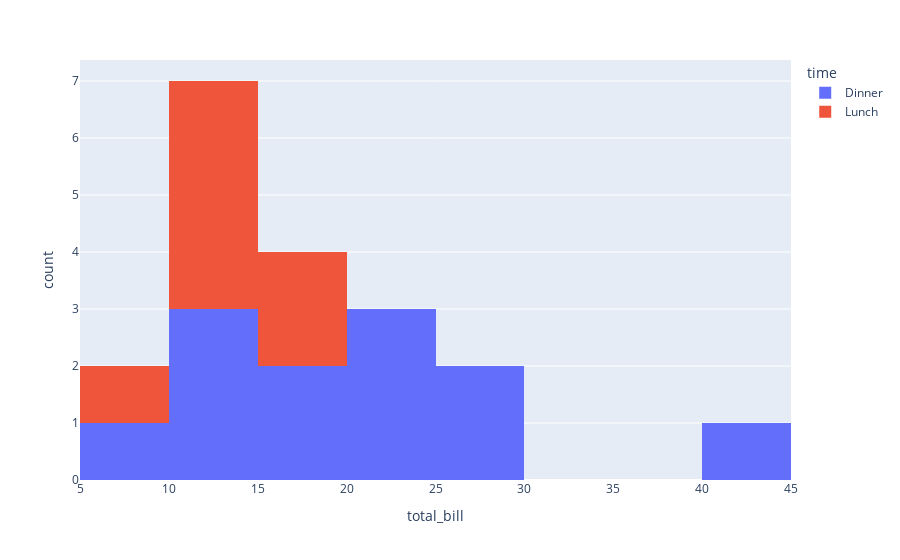

The cell this chart's notebook holds for it:
### Markdown cell above
## What is The Distribution Of Frequency Total Bill at Dinner And Lunch At Friday ? " Tips Plotly Data Set "

### Code cell
# Making The Plot
px.histogram(data1.query('day=="Fri"'),x='total_bill',color='time')

### Figure 1 — Plotly figure (JSON) as saved in the notebook; plotly's stock layout.template omitted (floating-point values rounded to 4 significant figures)
{"data": [{"alignmentgroup": "True", "bingroup": "x", "hovertemplate": "time=Dinner<br>total_bill=%{x}<br>count=%{y}<extra></extra>", "legendgroup": "Dinner", "marker": {"color": "#636efa", "pattern": {"shape": ""}}, "name": "Dinner", "offsetgroup": "Dinner", "orientation": "v", "showlegend": true, "type": "histogram", "x": [28.97, 22.49, 5.75, 16.32, 22.75, 40.17, 27.28, 12.03, 21.01, 12.46, 11.35, 15.38], "xaxis": "x", "yaxis": "y"}, {"alignmentgroup": "True", "bingroup": "x", "hovertemplate": "time=Lunch<br>total_bill=%{x}<br>count=%{y}<extra></extra>", "legendgroup": "Lunch", "marker": {"color": "#EF553B", "pattern": {"shape": ""}}, "name": "Lunch", "offsetgroup": "Lunch", "orientation": "v", "showlegend": true, "type": "histogram", "x": [12.16, 13.42, 8.58, 15.98, 13.42, 16.27, 10.09], "xaxis": "x", "yaxis": "y"}], "layout": {"barmode": "relative", "legend": {"title": {"text": "time"}, "tracegroupgap": 0}, "margin": {"t": 60}, "xaxis": {"anchor": "y", "domain": [0, 1], "title": {"text": "total_bill"}}, "yaxis": {"anchor": "x", "domain": [0, 1], "title": {"text": "count"}}}}
